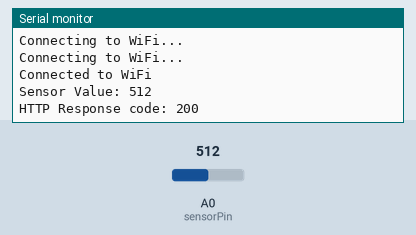
A sketch run on a simulated ESP8266 (NodeMCU). On the bench: the last lines printed to the serial monitor. The inputs (shaded band) are chosen by the test bench; at power-on: A0 (sensorPin) = 512. WiFi joins after 1.5 s; servers stay silent unless stated; uploads are accepted with an empty reply.

Above: at 3.2 s.
3.3 s: A0 (sensorPin) set to 716
At 3.36 s:
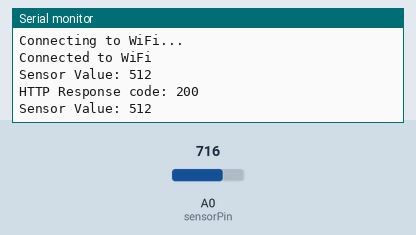
4.9 s: A0 (sensorPin) set to 900
At 6.3 s:
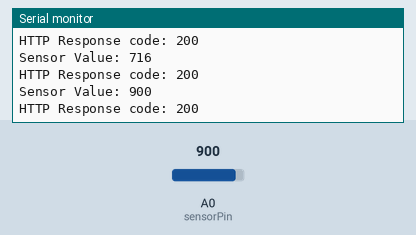
Timing chart, 0 to 7.9 s (numbered marks = the images above; inputs shaded):
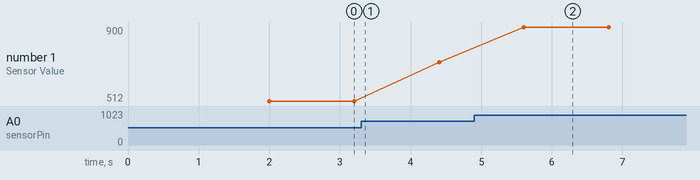

The sketch:

ESP_Machine_Fault_Detection_Using_Sound_Sensor.ino
```cpp
#include <ESP8266WiFi.h>
#include <ESP8266HTTPClient.h>

const char* ssid = "Your Wifi";
const char* password = "Your Password";
const char* serverName = "http://<your_server_ip>:5000/update";
const int sensorPin = A0;
int sensorValue = 0;

void setup() {
  Serial.begin(115200);
  pinMode(sensorPin, INPUT);

  WiFi.begin(ssid, password);
  while (WiFi.status() != WL_CONNECTED) {
    delay(1000);
    Serial.println("Connecting to WiFi...");
  }
  Serial.println("Connected to WiFi");
}

void loop() {
  sensorValue = analogRead(sensorPin);

  Serial.print("Sensor Value: ");
  Serial.println(sensorValue);

  if (WiFi.status() == WL_CONNECTED) {
    WiFiClient client;
    HTTPClient http;
    String serverPath = String(serverName) + "?sensor=" + String(sensorValue);

    http.begin(client, serverPath.c_str());
    int httpResponseCode = http.GET();

    if (httpResponseCode > 0) {
      Serial.print("HTTP Response code: ");
      Serial.println(httpResponseCode);
    } else {
      Serial.print("Error code: ");
      Serial.println(httpResponseCode);
    }
    http.end();
  } else {
    Serial.println("WiFi Disconnected");
  }
  delay(1000);
}
```

Measured:
- after the input at 4.9 s, the serial monitor: prints a new line after 0.70 s (image 2)
- plotted number 1: 512 → 716 after the input at 3.3 s, 716 → 900 after the input at 4.9 s
